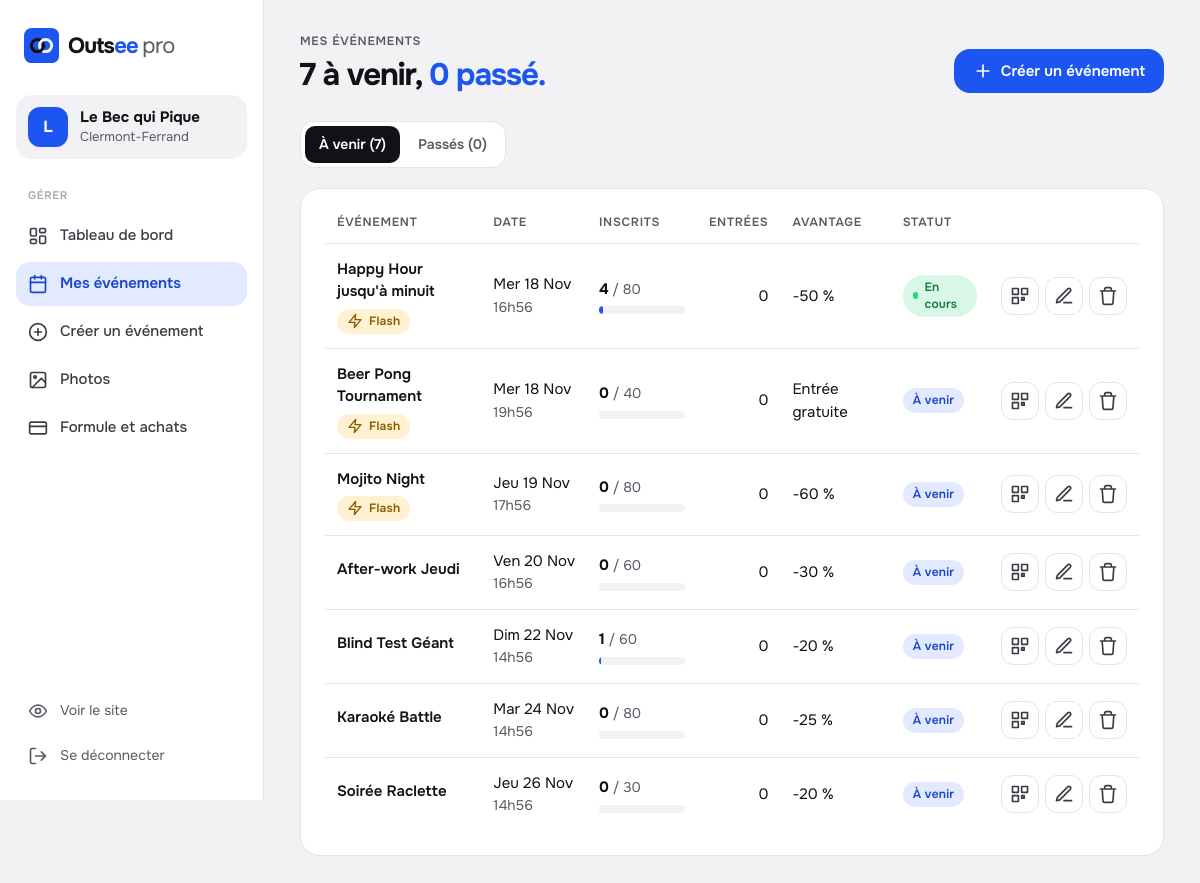
The page /partenaire/evenements.php (signed in) on the database its author committed.
### tables this page shows
CREATE TABLE IF NOT EXISTS etablissements (
    id INT PRIMARY KEY AUTO_INCREMENT,
    user_id INT NOT NULL,
    nom VARCHAR(200) NOT NULL,
    type ENUM('bar', 'boite', 'resto', 'afterwork', 'club', 'bde') NOT NULL,
     
    verification ENUM('non_requise','en_attente','validee','refusee') NOT NULL DEFAULT 'non_requise',
    verifie_par INT NULL DEFAULT NULL,
    verifie_le DATETIME NULL DEFAULT NULL,
    verification_note VARCHAR(255) NULL DEFAULT NULL,
    adresse VARCHAR(255),
    ville VARCHAR(100) DEFAULT 'Clermont-Ferrand',
     
     
    latitude DECIMAL(10,7) DEFAULT NULL,
    longitude DECIMAL(10,7) DEFAULT NULL,
    FOREIGN KEY (user_id) REFERENCES users(id) ON DELETE CASCADE
);

CREATE TABLE IF NOT EXISTS evenements (
    id INT PRIMARY KEY AUTO_INCREMENT,
    etablissement_id INT NOT NULL,
    titre VARCHAR(255) NOT NULL,
    description TEXT,
    type ENUM('bar', 'boite', 'resto', 'afterwork', 'sport') NOT NULL,
     
     
     
    style_musique VARCHAR(20) NULL DEFAULT NULL,
     
     
    sport VARCHAR(20) NULL DEFAULT NULL,
    format VARCHAR(20) NULL DEFAULT NULL,
    date_heure DATETIME NOT NULL,
     
     
    date_fin DATETIME NULL DEFAULT NULL,
    quota INT DEFAULT 100,
    reduction INT DEFAULT 0,
    prix_normal DECIMAL(8,2) DEFAULT 0,
    is_flash TINYINT(1) DEFAULT 0,
    flash_expiry DATETIME,
    is_gratuit TINYINT(1) DEFAULT 0,
     
     
     
     
    is_sponsorise TINYINT(1) NOT NULL DEFAULT 0,
    sponsor_formule ENUM('boost24','top7','premium30') DEFAULT NULL,
    sponsor_tarif DECIMAL(8,2) NOT NULL DEFAULT 0,
    sponsor_jusqu_au DATETIME DEFAULT NULL,
    sponsor_debut DATETIME DEFAULT NULL,
    inscriptions_jusqu_au DATETIME DEFAULT NULL,
     
    supplement_tarif DECIMAL(8,2) NOT NULL DEFAULT 0,
    lieu VARCHAR(255),
    created_at TIMESTAMP DEFAULT CURRENT_TIMESTAMP,
    INDEX idx_sponsor (is_sponsorise, sponsor_jusqu_au),
    INDEX idx_style_musique (style_musique, date_heure),
    FOREIGN KEY (etablissement_id) REFERENCES etablissements(id) ON DELETE CASCADE
);

### partenaire/evenements.php (the view, shortened to what the rows shown need)
<?php
require_once __DIR__ . '/../includes/site.php';
require_once __DIR__ . '/../includes/evenements_temps.php';
require_once __DIR__ . '/../includes/evenement_pro.php';
$etab = ouvrirEspacePro($pdo);
$vue = ($_GET['vue'] ?? '') === 'passes' ? 'passes' : 'avenir';
$fin = sqlFinEffectiveEvenement('e.date_heure', 'e.date_fin');
$stmt = $pdo->prepare(
    "SELECT e.*,
            (SELECT COUNT(*) FROM inscriptions i WHERE i.evenement_id = e.id AND i.statut != 'annule') AS nb_inscrits,
            (SELECT COUNT(*) FROM inscriptions i WHERE i.evenement_id = e.id AND i.statut = 'checkin') AS nb_checkin,
            ($fin >= ?) AS a_venir
       FROM evenements e
      WHERE e.etablissement_id = ?
      ORDER BY e.date_heure " . ($vue === 'passes' ? 'DESC' : 'ASC')
);
$stmt->execute([date('Y-m-d H:i:s'), (int) $etab['id']]);
$tous = $stmt->fetchAll();
$aVenir = array_values(array_filter($tous, static fn ($e) => (int) $e['a_venir'] === 1));
$passes = array_values(array_filter($tous, static fn ($e) => (int) $e['a_venir'] === 0));
$liste  = $vue === 'passes' ? $passes : $aVenir;
proDebut('Mes événements', 'evenements', $etab, ['scripts' => SCRIPTS_SCAN_PRO]);
?>
<header class="pro-entete">
  <div>
    <h1 class="titre-pro"><?= count($aVenir) ?> à venir, <em><?= count($passes) ?> passé<?= count($passes) > 1 ? 's' : '' ?>.</em></h1>
  </div>
</header>
<section class="carte">
  <?php if (!$liste): ?>
    <div class="vide">
      <div class="vide__icone"><?= iconeSite('calendrier', 'icon-lg') ?></div>
      <h3><?= $vue === 'passes' ? 'Aucun événement passé' : 'Aucun événement à venir' ?></h3>
      <p><?= $vue === 'passes' ? 'Vos soirées terminées apparaîtront ici avec leur bilan.' : 'Publiez votre prochaine soirée : les étudiants la verront dans leur fil.' ?></p>
      <?php if ($vue === 'avenir'): ?>
        <a class="bouton bouton--plein" href="<?= htmlspecialchars(baseUrl('/partenaire/create_event.php'), ENT_QUOTES) ?>"><?= iconeSite('plus') ?> Créer un événement</a>
      <?php endif; ?>
    </div>
  <?php else: ?>
    <div class="tableau-conteneur">
      <table class="tableau">
        <thead>
          <tr>
            <th scope="col">Événement</th>
            <th scope="col">Date</th>
            <th scope="col">Inscrits</th>
            <th scope="col" class="num masquer-mobile">Entrées</th>
            <th scope="col" class="masquer-mobile">Avantage</th>
            <th scope="col">Statut</th>
            <th scope="col"><span class="sr-only">Actions</span></th>
          </tr>
        </thead>
        <tbody>
          <?php foreach ($liste as $e):
              $quota   = (int) $e['quota'];
              $inscr   = (int) $e['nb_inscrits'];
              $complet = $quota > 0 && $inscr >= $quota;
              $enCours = (int) $e['a_venir'] === 1 && strtotime((string) $e['date_heure']) <= time();
              $pct     = $quota > 0 ? min(100, (int) round($inscr / $quota * 100)) : 0;
          ?>
          <tr>
            <td>
              <div class="tableau__titre"><a href="<?= htmlspecialchars(baseUrl('/partenaire/edit_event.php?id=' . (int) $e['id']), ENT_QUOTES) ?>"><?= htmlspecialchars((string) $e['titre']) ?></a></div>
              <div style="display:flex;flex-wrap:wrap;gap:6px;margin-top:6px;">
                <?php if (!empty($e['is_flash'])): ?><span class="pastille pastille--alerte"><?= iconeSite('eclair', 'icon-sm') ?> Flash</span><?php endif; ?>
              </div>
            </td>
            <td style="white-space:nowrap;"><?= htmlspecialchars(dateFr($e['date_heure'], 'D j M')) ?><br><span class="carte__sous"><?= date('H\hi', strtotime((string) $e['date_heure'])) ?></span></td>
            <td style="min-width:110px;">
              <strong><?= $inscr ?></strong><span class="carte__sous"><?= $quota > 0 ? ' / ' . $quota : '' ?></span>
              <?php if ($quota > 0): ?><div class="jauge<?= $complet ? ' jauge--danger' : '' ?>" style="margin-top:6px;"><span style="width:<?= $pct ?>%"></span></div><?php endif; ?>
            </td>
            <td class="num masquer-mobile"><?= (int) $e['nb_checkin'] ?></td>
            <td class="masquer-mobile"><?= !empty($e['is_gratuit']) ? 'Entrée gratuite' : ((int) $e['reduction'] > 0 ? '-' . (int) $e['reduction'] . ' %' : '—') ?></td>
            <td>
              <?php if ((int) $e['a_venir'] === 0): ?><span class="pastille pastille--neutre">Terminé</span>
              <?php elseif ($enCours): ?><span class="pastille pastille--succes pastille--direct">En cours</span>
              <?php elseif ($complet): ?><span class="pastille pastille--danger">Complet</span>
              <?php else: ?><span class="pastille">À venir</span><?php endif; ?>
            </td>
            <td>
              <div class="actions-ligne">
                <?php if ((int) $e['a_venir'] === 1): ?>
                  <button type="button" class="bouton-icone" data-scanner="<?= (int) $e['id'] ?>" data-titre="<?= htmlspecialchars((string) $e['titre'], ENT_QUOTES) ?>"><?= iconeSite('qr', '', 'Scanner les pass') ?></button>
                <?php endif; ?>
                <a class="bouton-icone" href="<?= htmlspecialchars(baseUrl('/partenaire/edit_event.php?id=' . (int) $e['id']), ENT_QUOTES) ?>"><?= iconeSite('crayon', '', 'Modifier') ?></a>
                <form method="post" data-confirmer="Supprimer « <?= htmlspecialchars((string) $e['titre'], ENT_QUOTES) ?> » ? Les inscrits ne la verront plus. Ce qui a été consommé ce mois-ci reste compté.">
                  <button type="submit" class="bouton-icone bouton-icone--danger"><?= iconeSite('poubelle', '', 'Supprimer') ?></button>
                </form>
              </div>
            </td>
          </tr>
          <?php endforeach; ?>
        </tbody>
      </table>
    </div>
  <?php endif; ?>
</section>
<?php proFin(); ?>

### includes/site.php (shortened to what the rows shown need)
<?php
require_once __DIR__ . '/auth_check.php';
function iconeSite(string $nom, string $classes = '', string $titre = ''): string
{
    $acc = $titre !== ''
        ? 'role="img" aria-label="' . htmlspecialchars($titre, ENT_QUOTES) . '"'
        : 'aria-hidden="true" focusable="false"';
    return '<svg class="icon' . ($classes !== '' ? ' ' . htmlspecialchars($classes, ENT_QUOTES) : '') . '" viewBox="0 0 24 24" ' . $acc . '>' . ICONES_SITE[$nom] . '</svg>';
}
function marqueSite(string $suffixe = '', string $href = '', string $couleur = '#1D55F0', string $classes = ''): string
{
    static $n = 0;
    $n++;
    $clip = 'moitieBasse' . $n;
    $tuile = '<svg class="marque__tuile" viewBox="0 0 512 512" fill="none" aria-hidden="true" focusable="false">'
           . '<defs><clipPath id="' . $clip . '"><rect x="0" y="255.5" width="512" height="256.5"/></clipPath></defs>'
           . '<rect width="512" height="512" rx="112" fill="' . htmlspecialchars($couleur, ENT_QUOTES) . '"/>'
           . '<circle cx="196.5" cy="255.5" r="88.5" stroke="#111116" stroke-width="43"/>'
           . '<circle cx="314.5" cy="255.5" r="88.5" stroke="#F2F2F5" stroke-width="43"/>'
           . '<circle cx="196.5" cy="255.5" r="88.5" stroke="#111116" stroke-width="43" clip-path="url(#' . $clip . ')"/>'
           . '</svg>';
    $mot = '<span class="marque__mot" aria-hidden="true">Outs<span class="marque__ee" style="color:' . htmlspecialchars($couleur, ENT_QUOTES) . '">ee</span>'
         . ($suffixe !== '' ? '<span class="marque__suffixe">' . htmlspecialchars($suffixe) . '</span>' : '')
         . '</span>';
    $sr     = '<span class="sr-only">Outsee' . ($suffixe !== '' ? ' ' . htmlspecialchars($suffixe) : '') . '</span>';
    $classe = 'marque' . ($classes !== '' ? ' ' . $classes : '');
    return $href !== ''
        ? '<a class="' . $classe . '" href="' . htmlspecialchars($href, ENT_QUOTES) . '">' . $sr . $tuile . $mot . '</a>'
        : '<span class="' . $classe . '">' . $sr . $tuile . $mot . '</span>';
}
function siteDebut(string $titre, array $options = []): void
{
    $classe      = (string) ($options['classe'] ?? '');
    echo "<!DOCTYPE html>\n<html lang=\"fr\">\n<head>\n";
    echo '<link rel="stylesheet" href="' . htmlspecialchars(asset('/assets/css/site.css'), ENT_QUOTES) . "\">\n";
    echo "</head>\n<body" . ($classe !== '' ? ' class="' . htmlspecialchars($classe, ENT_QUOTES) . '"' : '') . ">\n";
}
function siteFin(): void
{
    echo "\n</body>\n</html>\n";
}
function etablissementConnecte(PDO $pdo): ?array
{
    $stmt = $pdo->prepare('SELECT * FROM etablissements WHERE user_id = ? LIMIT 1');
    $stmt->execute([(int) ($_SESSION['user_id'] ?? 0)]);
    return $stmt->fetch() ?: null;
}
function ouvrirEspacePro(PDO $pdo, bool $formuleRequise = true): array
{
    $etab = etablissementConnecte($pdo);
    return $etab;
}
function proDebut(string $titre, string $actif, ?array $etab, array $options = []): void
{
    siteDebut($titre . ' — Outsee pro', ['classe' => 'corps-pro', 'scripts' => $options['scripts'] ?? []]);
    $nom    = (string) ($etab['nom'] ?? 'Mon établissement');
    $ville  = (string) ($etab['ville'] ?? '');
    $init   = mb_strtoupper(mb_substr($nom, 0, 1));
    echo '<div class="pro" id="pro">';
    echo '<header class="pro-haut">' . marqueSite('pro', baseUrl('/partenaire/dashboard.php'))
       . '<button type="button" class="bouton-icone" data-menu-pro aria-controls="pro-cote" aria-expanded="false">'
       . iconeSite('menu', '', 'Ouvrir le menu') . '</button></header>';
    echo '<aside class="pro-cote" id="pro-cote">';
    echo '<div class="pro-etab"><div class="pro-etab__initiale">' . htmlspecialchars($init) . '</div>'
       . '<div><div class="pro-etab__nom">' . htmlspecialchars($nom) . '</div>'
       . ($ville !== '' ? '<div class="pro-etab__ville">' . htmlspecialchars($ville) . '</div>' : '')
       . '</div></div>';
    echo '</aside>';
    echo '<main class="pro-main" id="contenu"><div class="pro-contenu">';
}
function proFin(): void
{
    echo '</div></main></div>';
    siteFin();
}

### rows shown on the page
etablissements: nom "L", ville "Clermont-Ferrand"
evenements: titre "Happy Hour jusqu'à minuit", date_heure "Mer 18 Nov", date_heure "16h56", inscr "4", quota "80", $pct 5 (drawn), nb_checkin "0", reduction "50", shows "En cours"
evenements: titre "Beer Pong Tournament", date_heure "Mer 18 Nov", date_heure "19h56", inscr "0", quota "40", nb_checkin "0", is_gratuit "Entrée gratuite", shows "À venir"
evenements: titre "Mojito Night", date_heure "Jeu 19 Nov", date_heure "17h56", inscr "0", quota "80", nb_checkin "0", reduction "60", shows "À venir"
evenements: titre "After-work Jeudi", date_heure "Ven 20 Nov", date_heure "16h56", inscr "0", quota "60", nb_checkin "0", reduction "30", shows "À venir"
evenements: titre "Blind Test Géant", date_heure "Dim 22 Nov", date_heure "14h56", inscr "1", quota "60", nb_checkin "0", reduction "20", shows "À venir"
evenements: titre "Karaoké Battle", date_heure "Mar 24 Nov", date_heure "14h56", inscr "0", quota "80", nb_checkin "0", reduction "25", shows "À venir"
evenements: titre "Soirée Raclette", date_heure "Jeu 26 Nov", date_heure "14h56", inscr "0", quota "30", nb_checkin "0", reduction "20", shows "À venir"

### other values the page prints
$suffixe "pro"
$nom "Le Bec qui Pique"
$libelle "Tableau de bord"
$libelle "Mes événements"
$libelle "Créer un événement"
$libelle "Photos"
$libelle "Formule et achats"
count($aVenir) "7"
count($passes) "0"
